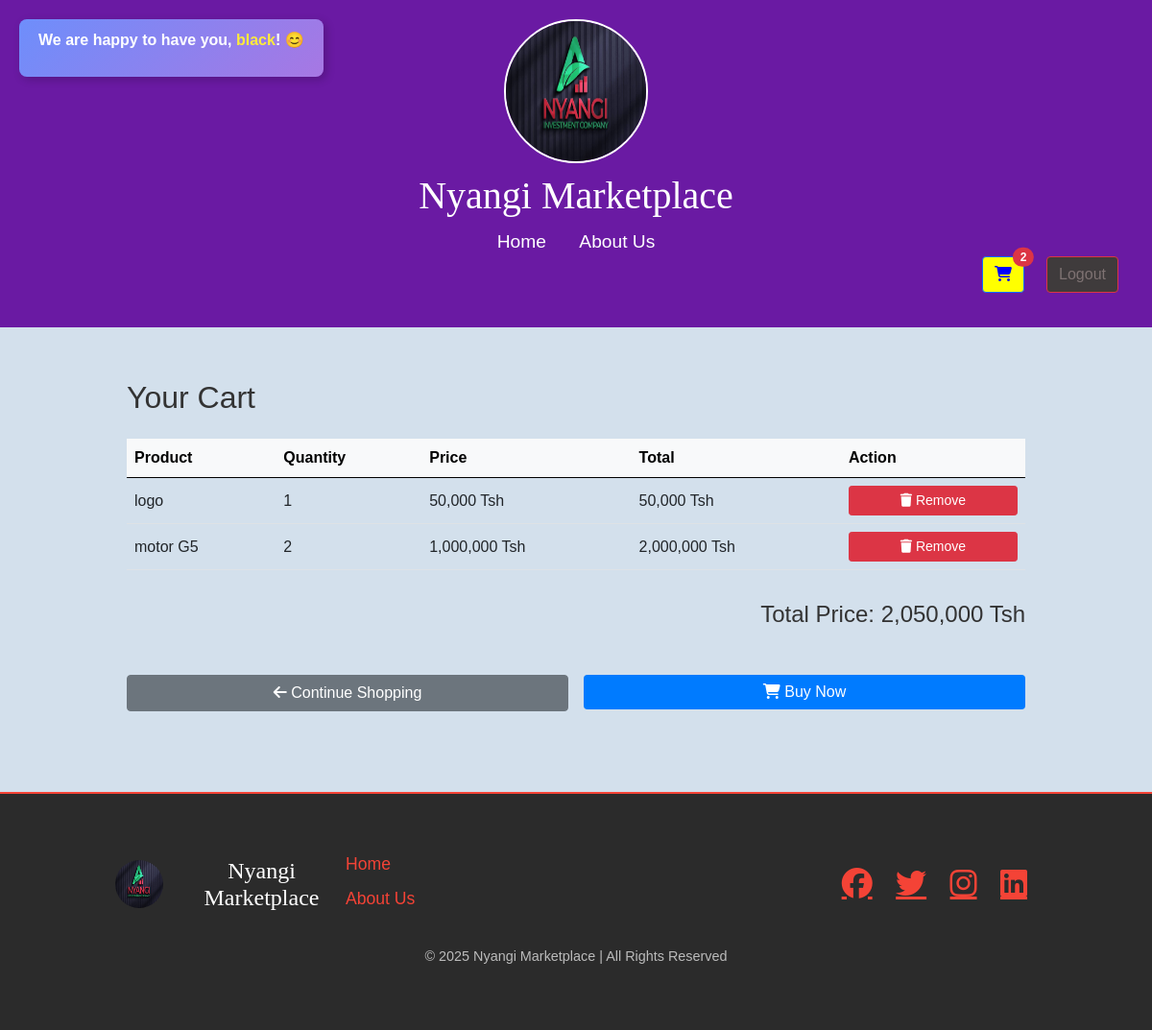
Before: /cart/ (signed in) with the older database file.
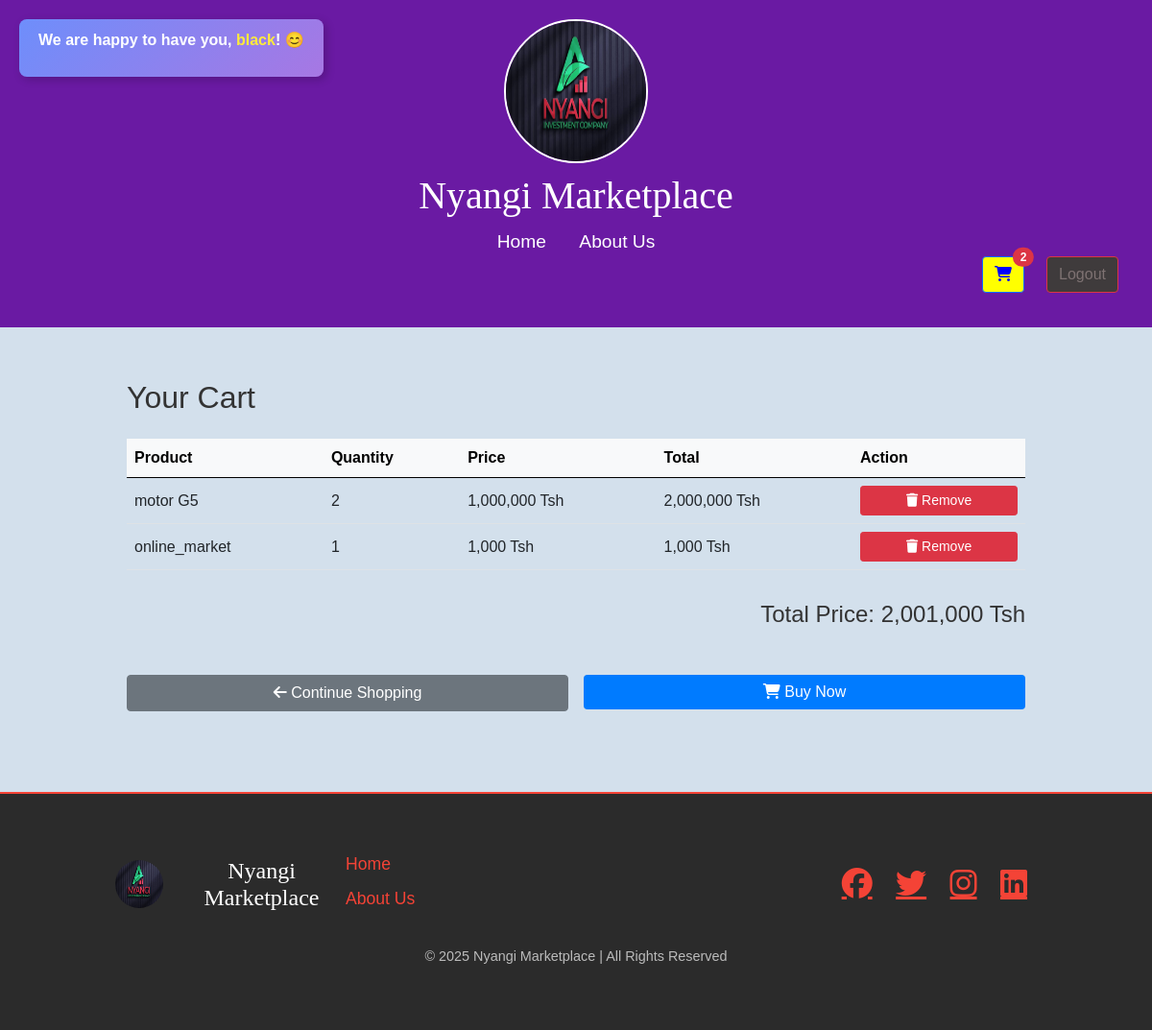
After: the same page with the newer database file.
### myapp/models.py (models this page shows, shortened)
class Cart(models.Model):
    user = models.ForeignKey(User, on_delete=models.CASCADE)
    product = models.ForeignKey(Product, on_delete=models.CASCADE)
    quantity = models.PositiveIntegerField(default=1)
    added_on = models.DateTimeField(auto_now_add=True)

class Product(models.Model):
    name = models.CharField(max_length=255)
    description = models.TextField()
    price = models.IntegerField()
    category = models.ForeignKey('Category', on_delete=models.CASCADE)
    image = models.ImageField(upload_to='products/')
    image1 = models.ImageField(upload_to='products/', null=True, blank=True, default="")  # NEW IMAGE
    image2 = models.ImageField(upload_to='products/', null=True, blank=True, default="")
    image3 = models.ImageField(upload_to='products/', null=True, blank=True, default="")
    image4 = models.ImageField(upload_to='products/', null=True, blank=True, default="")
    phone_number=models.CharField(max_length=10 ,default='')
    seller = models.ForeignKey('Seller', on_delete=models.CASCADE)
    location = models.CharField(max_length=50, choices=TANZANIA_REGIONS, default='Dar es Salaam')  # Default region
    condition = models.CharField(max_length=100, default="New", blank=True)
    dimensions = models.CharField(max_length=100, default="", blank=True)
    weight = models.CharField(max_length=50, default="", blank=True)
    material = models.CharField(max_length=100, default="", blank=True)
    color = models.CharField(max_length=50, default="", blank=True)
    warranty = models.CharField(max_length=50, default="No Warranty", blank=True)
    model = models.CharField(max_length=100, default="", blank=True)
    release_year = models.IntegerField(default="", blank=True, null=True)
    generation = models.CharField(max_length=50, default="", blank=True)
    brand = models.CharField(max_length=100, default="", blank=True)
    origin_country = models.CharField(max_length=100, default="", blank=True)
    created_at = models.DateTimeField(default=timezone.now, blank=True)
    power_consumption = models.CharField(max_length=50, default="", blank=True)
    battery_life = models.CharField(max_length=50, default="", blank=True)
    charging_time = models.CharField(max_length=50, default="", blank=True)
    connectivity = models.CharField(max_length=100, default="", blank=True)
    processor = models.CharField(max_length=100, default="", blank=True)
    storage_capacity = models.CharField(max_length=100, default="", blank=True)
    screen_size = models.CharField(max_length=50, default="", blank=True)
    resolution = models.CharField(max_length=100, default="", blank=True)
    weight_capacity = models.CharField(max_length=50, default="", blank=True)
    assembly_required = models.BooleanField(default="", blank=True, null=True)
    style = models.CharField(max_length=100, default="", blank=True)
    water_resistant = models.BooleanField(default="", blank=True, null=True)
    upholstery_material = models.CharField(max_length=100, default="", blank=True)
    size = models.CharField(max_length=50, default="", blank=True)
    gender = models.CharField(max_length=50, default="", blank=True)
    fabric_type = models.CharField(max_length=100, default="", blank=True)
    washing_instructions = models.TextField(default="", blank=True)
    shoe_type = models.CharField(max_length=100, default="", blank=True)
    closure_type = models.CharField(max_length=100, default="", blank=True)
    fuel_type = models.CharField(max_length=50, default="", blank=True)
    transmission = models.CharField(max_length=50, default="", blank=True)
    mileage = models.CharField(max_length=50, default="", blank=True)
    engine_capacity = models.CharField(max_length=50, default="", blank=True)
    top_speed = models.CharField(max_length=50, default="", blank=True)
    number_of_seats = models.IntegerField(default="", blank=True, null=True)
    expiration_date = models.DateField(null=True, blank=True)
    ingredients = models.TextField(default="", blank=True)
    calories = models.CharField(max_length=50, default="", blank=True)
    dietary_info = models.CharField(max_length=100, default="", blank=True)
    package_size = models.CharField(max_length=100, default="", blank=True)
    author = models.CharField(max_length=100, default="", blank=True)
    publisher = models.CharField(max_length=100, default="", blank=True)
    edition = models.CharField(max_length=50, default="", blank=True)
    pages = models.IntegerField(default="", blank=True, null=True)
    language = models.CharField(max_length=50, default="", blank=True)
    paper_type = models.CharField(max_length=100, default="", blank=True)
    recommended_age = models.CharField(max_length=50, default="", blank=True)
    number_of_pieces = models.IntegerField(default="", blank=True, null=True)
    safety_certifications = models.CharField(max_length=100, default="", blank=True)
    battery_required = models.BooleanField(default="", blank=True, null=True)
    interactive_features = models.CharField(max_length=100, default="", blank=True)
    skin_type = models.CharField(max_length=100, default="", blank=True)
    scent = models.CharField(max_length=100, default="", blank=True)
    application_method = models.CharField(max_length=100, default="", blank=True)
    volume = models.CharField(max_length=50, default="", blank=True)
    sport_type = models.CharField(max_length=100, default="", blank=True)
    weather_resistant = models.BooleanField(default="", blank=True, null=True)
    material_durability = models.CharField(max_length=100, default="", blank=True)
    gemstone = models.CharField(max_length=100, default="", blank=True)
    metal_type = models.CharField(max_length=100, default="", blank=True)
    weight = models.CharField(max_length=50, default="", blank=True)
    certification = models.CharField(max_length=100, default="", blank=True)

### myapp/views.py (the view)
# urls.py: path('cart/', views.view_cart, name='view_cart'),
@login_required
def view_cart(request):
    cart_items = Cart.objects.filter(user=request.user)
    for item in cart_items:
        item.total_price = item.product.price * item.quantity
    total_price = sum(item.total_price for item in cart_items)
    return render(request, 'myapp/cart.html', {
        'cart_items': cart_items,
        'total_price': total_price,
    })

### myapp/context_processors.py (called while the page is built)
def cart_item_count(request):
    if request.user.is_authenticated:
        return {'cart_item_count': Cart.objects.filter(user=request.user).count()}
    return {'cart_item_count': 0}

### myapp/templates/myapp/cart.html (shortened to what this page needs)
{% extends 'myapp/base.html' %}
{% block content %}
{% load static %}
{% load humanize %}
<div class="container py-4">
    <h2 class="mb-4">Your Cart</h2>
    <div class="table-responsive">
        <table class="table table-hover">
            <thead class="table-light">
                <tr>
                    <th scope="col">Product</th>
                    <th scope="col">Quantity</th>
                    <th scope="col">Price</th>
                    <th scope="col">Total</th>
                    <th scope="col">Action</th>
                </tr>
            </thead>
            <tbody>
                {% for item in cart_items %}
                <tr>
                    <td class="align-middle">{{ item.product.name }}</td>
                    <td class="align-middle">{{ item.quantity }}</td>
                    <td class="align-middle">{{ item.product.price|intcomma }} Tsh</td>
                    <td class="align-middle">{{ item.total_price|intcomma }} Tsh</td>
                    <td class="align-middle">
                        <a href="{% url 'remove_from_cart' item.id %}"
                           class="btn btn-danger btn-sm w-100 w-md-auto">
                            <i class="fas fa-trash"></i>
                            <span class="d-none d-md-inline">Remove</span>
                        </a>
                    </td>
                </tr>
                {% empty %}
                <tr>
                    <td colspan="5" class="text-center py-4">Your cart is empty</td>
                </tr>
                {% endfor %}
            </tbody>
        </table>
    </div>
    <div class="row justify-content-end">
        <div class="col-12 col-md-6 col-lg-4">
            <h4 class="text-end mt-3">Total Price: {{ total_price|intcomma }} Tsh</h4>
        </div>
    </div>
    <div class="row mt-4 g-3">
        <div class="col-12 col-md-6">
            <a href="{% url 'home' %}"
               class="btn btn-secondary w-100">
                <i class="fas fa-arrow-left"></i> Continue Shopping
            </a>
        </div>
        <div class="col-12 col-md-6">
            <a href="#"
               class="btn btn-primary w-100">
                <i class="fas fa-shopping-cart"></i> Buy Now
            </a>
        </div>
    </div>
</div>
{% endblock %}

Changed rows visible on the page:
removed Cart: product.name "logo", quantity "1", product.price "50,000", total_price "50,000"
added Cart: product.name "online_market", quantity "1", product.price "1,000", total_price "1,000"
Other visible differences:
{{ total_price|intcomma }}: "2,050,000" → "2,001,000"
